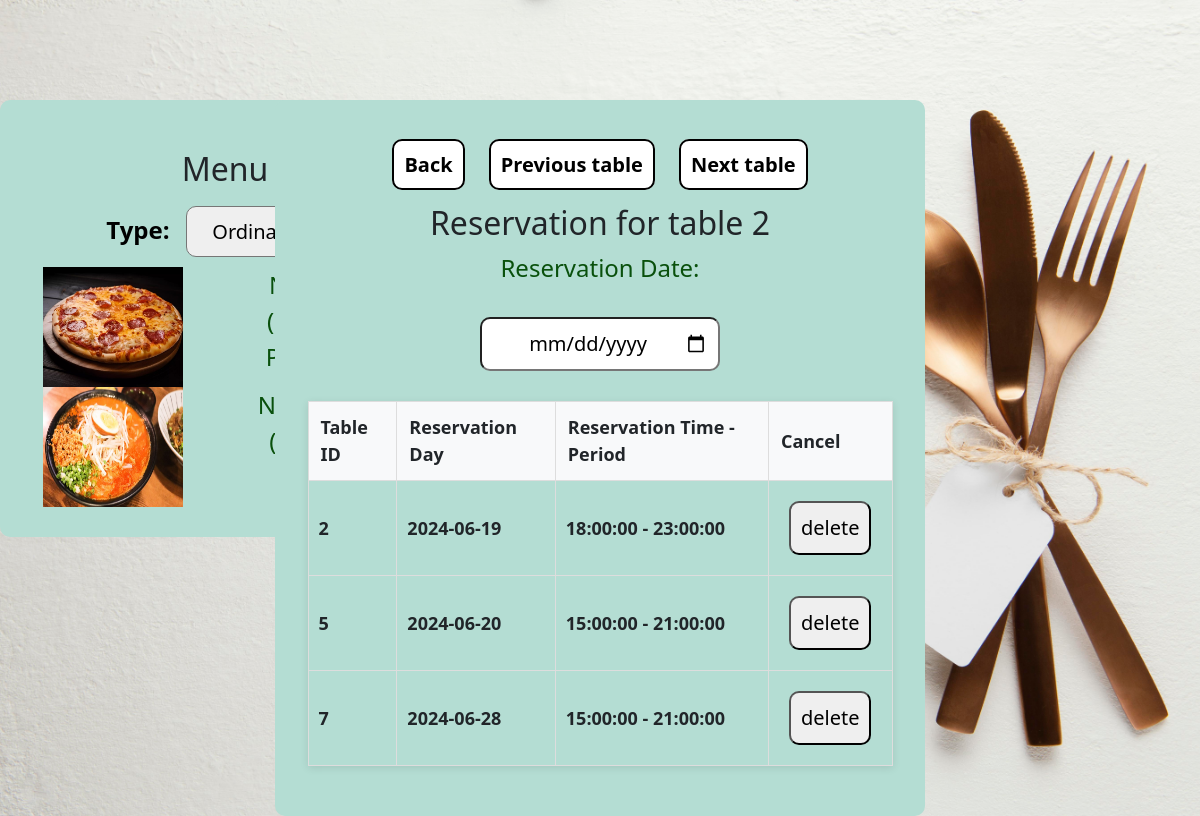
The app's page /Restaurant/reservation.php?table=2 (signed in) with its own data.
### tables this page shows
CREATE TABLE `menu` (
  `dishId` int(11) NOT NULL,
  `dishName` varchar(50) NOT NULL,
  `dishPicture` varchar(100) NOT NULL,
  `dishType` varchar(30) NOT NULL,
  `dishPrice` decimal(5,2) NOT NULL
);

CREATE TABLE `reservation` (
  `reservationId` int(11) NOT NULL,
  `tableId` int(11) NOT NULL,
  `userId` int(11) NOT NULL,
  `reservationDay` date DEFAULT NULL,
  `reservationTime` time DEFAULT NULL,
  `period` time NOT NULL
);

### Restaurant/reservation.php (the view, shortened to what this page needs)
<!DOCTYPE html>
<html lang="en">
<head>
    <link href="https://cdn.jsdelivr.net/npm/bootstrap@5.3.2/dist/css/bootstrap.min.css" rel="stylesheet"
>
    <link rel="stylesheet" href="https://cdn.jsdelivr.net/npm/bootstrap-icons@1.11.3/font/bootstrap-icons.min.css">
    <link rel="stylesheet" href="https://cdnjs.cloudflare.com/ajax/libs/font-awesome/4.7.0/css/font-awesome.min.css">
    <link rel="stylesheet" href="SideStyle.css">
</head>
<body>
<form class="menuForm">
    <h2>Menu</h2>
    <label class="bold">Type:
        <select class="inputok" id="dishTypeSelect" onchange="fetchDishesByType()">
                <option>Ordinary</option>
            <?php
            global $conn;
            ?>
        </select>
    </label>
    <div class="container text-center" id="dishContainer">
        <?php
        $command = "SELECT * FROM menu";
        $stmt = $conn->prepare($command);
        $stmt->execute();
        $result = $stmt->get_result();
        if ($result->num_rows > 0) {
            while ($row = $result->fetch_assoc()) {
                echo '<div class="row align-items-start">';
                echo '<div class="col"><img src="' . $row['dishPicture'] . '" alt="img" width="140px" height="120px"/></div>';
                echo "<div class='col'><div class='row align-items-start'><label>Name: " . $row['dishName'] . " (" . $row['dishType'] . ")</label></div>";
                echo "<div class='row align-items-start'><label>Price: " . $row['dishPrice'] . "€</label></div>";
                echo '</div></div>';
            }
        }
        ?>
    </div>
</form>
<form method="post"
      action="reservation.php?table=<?php if (isset($_GET['table']) && $_GET['table'] > 0 && $_GET['table'] <= $_SESSION['maxTableId']) echo $_GET['table']; else {
          header('location:tables.php');
          exit();
      } ?>&" class="reservationForm">
    <a class="nextPage" href="tables.php">Back</a>
    <?php if ($_GET['table'] > 1) echo "<a class=\"nextPage\" href=\"reservation.php?table=" . ($_GET['table'] - 1) . "\">Previous table</a>"; ?>
    <?php if ($_GET['table'] < $_SESSION['maxTableId']) echo "<a class=\"nextPage\" href=\"reservation.php?table=" . ($_GET['table'] + 1) . "\">Next table</a>";
    echo "<br><br><h2>Reservation for table " . $_GET['table'] . "</h2>";
    $today = date("Y-m-d");
    $sql = $conn->prepare("SELECT reservation.* FROM user
        INNER JOIN reservation ON user.userId = reservation.userId
        WHERE reservation.reservationDay >= ? AND user.userId = ?
        ORDER BY reservation.reservationDay ASC;");
    $sql->bind_param('si', $today, $_SESSION['userID']);
    $sql->execute();
    $result = $sql->get_result();
    if ($result->num_rows >= 0 && $result->num_rows < 5) {
        echo '<label for="res" class="fix">Reservation Date:</label><br><br>';
        if (!isset($_POST['day'])) {
            echo '<input type="date" style="width: 240px" class="inputok" name="day" id="day" onchange="activateSubmit()">';
        } else {
            echo "<input type=\"date\" name=\"day\" class=\"inputok\"id=\"day\" value=\"" . $_POST['day'] . "\" onchange=\"activateSubmit()\">";
        }
        echo "<input type='submit' name='action' id='submitButton' value='day' style='display: none;'><br>";
    } else {
        $_SESSION['reservationMessage'] = "You have too many reservations, you can't reserve more tables today.";
    }
    $t = time();
    $currentTime = date("Y-m-d", $t);
    if ($_SESSION['privalage'] == "admin" || $_SESSION['privalage'] == "worker") {
        $sql = mysqli_prepare($conn, "SELECT CONCAT(user.firstName, ' ', user.lastName) AS name, reservation.*
        FROM user
        INNER JOIN reservation ON user.userId = reservation.userId
        WHERE reservation.reservationDay >= ? AND reservation.tableId = ?
        ORDER BY reservation.reservationDay ASC;");
        $sql->bind_param('si', $currentTime, $_GET['table']);
    } else {
        $sql = mysqli_prepare($conn, "SELECT * FROM reservation where userId = ? and reservationDay>= ? ORDER BY reservationDay ASC,reservationTime ASC;");
        $sql->bind_param('is', $_SESSION['userID'], $currentTime);
    }
    $sql->execute();
    $result = $sql->get_result();
    if ($result->num_rows > 0) {
        echo '<div style="display: flex; justify-content: center; align-items: center;">';
        echo '<br><br><table border="1" style="border-collapse: collapse; width: 90%; margin: 20px auto; font-size: 18px; text-align: left; box-shadow: 0 2px 8px rgba(0, 0, 0, 0.1);">';
        echo '<thead style="background-color: #f8f9fa;">';
        echo '<tr>';
        if ($_SESSION['privalage'] != "admin" && $_SESSION['privalage'] != "worker") {
            echo '<th style="padding: 12px; border: 1px solid #ddd;">Table ID</th>';
        } else {
            echo '<th style="padding: 12px; border: 1px solid #ddd;">Name</th>';
        }
        echo '<th style="padding: 12px; border: 1px solid #ddd;">Reservation Day</th>';
        echo '<th style="padding: 12px; border: 1px solid #ddd;">Reservation Time - Period</th>';
        echo '<th style="padding: 12px; border: 1px solid #ddd;">Cancel</th>';
        echo '</tr>';
        echo '</thead>';
        echo '<tbody>';
        while ($row = $result->fetch_assoc()) {
            echo '<tr>';
            if ($_SESSION['privalage'] != "admin" && $_SESSION['privalage'] != "worker") {
                echo '<th style="padding: 10px; border: 1px solid #ddd;">' . $row['tableId'] . '</th>';
            } else {
                echo '<th style="padding: 10px; border: 1px solid #ddd;">' . $row['name'] . '</th>';
            }
            echo '<th style="padding: 10px; border: 1px solid #ddd;">' . $row['reservationDay'] . '</th>';
            echo '<th style="padding: 10px; border: 1px solid #ddd;">' . $row['reservationTime'] . ' - ' . $row['period'] . '</th>';
            echo '<th style="padding: 10px; border: 1px solid #ddd;">
    <form method="post" action="reservation.php?table=' . $_GET['table'] . '" >
    <input type="submit" name="delete" value="delete" class="inputok" onclick="confirmDeletion();">
    <input type="hidden" name="reservation" value="' . $row['reservationId'] . '">
    </form>
    <script type="text/javascript">
    function confirmDeletion() {
    return confirm("Are you sure you want to delete this reservation?");
        }
    </script>
    </th>';
            echo '</tr>';
        }
        echo '</tbody>';
        echo '</table><br>';
    }
    echo '</div>';
    echo '</form>';
    ?>
</body>
</html>

### Restaurant/SideStyle.css (style rules this page uses)
body { background-color: cornflowerblue; background-image: url("logPic.jpg"); background-size: cover; background-repeat: no-repeat; background-attachment: fixed; }
.nextPage { text-decoration: none; color: #000000; font-weight: bold; background-color:white; border: 2px solid #000000; transition: background-color 0.3s ease; border-radius: 10px; font-size: 20px; padding: 10px; margin: 10px; }
.inputok { transition: background-color 0.3s ease; border-radius: 10px; font-size: 20px; padding: 10px; margin: 10px; text-align: center; }
.mainForm,.reservationForm { -webkit-animation: fadeIn 1s; padding-top: 50px; padding-bottom: 30px; text-align: center; position: absolute; top: 100px; width:450px; margin: auto; right:0; left: 0; background-color: #b4ddd3; border-radius: 10px; }
.menuForm { -webkit-animation: fadeIn 1s; padding-top: 50px; padding-bottom: 30px; text-align: center; position: absolute; top: 100px; width:450px ; margin: auto; right:1300px; left: 0; background-color: #b4ddd3; border-radius: 10px; }
.reservationForm { width:650px ; }
label { color: #09500c; font-size: 24px; }
.fix { height: 10px; }
.bold { font-weight: bold; color: black; }

### records on screen
menu: dishPicture (picture)
menu: dishPicture (picture)
reservation: tableId "2", reservationDay "2024-06-19", reservationTime "18:00:00", period "23:00:00"
reservation: tableId "5", reservationDay "2024-06-20", reservationTime "15:00:00", period "21:00:00"
reservation: tableId "7", reservationDay "2024-06-28", reservationTime "15:00:00", period "21:00:00"

### other values on screen
$_GET['table'] "2"
